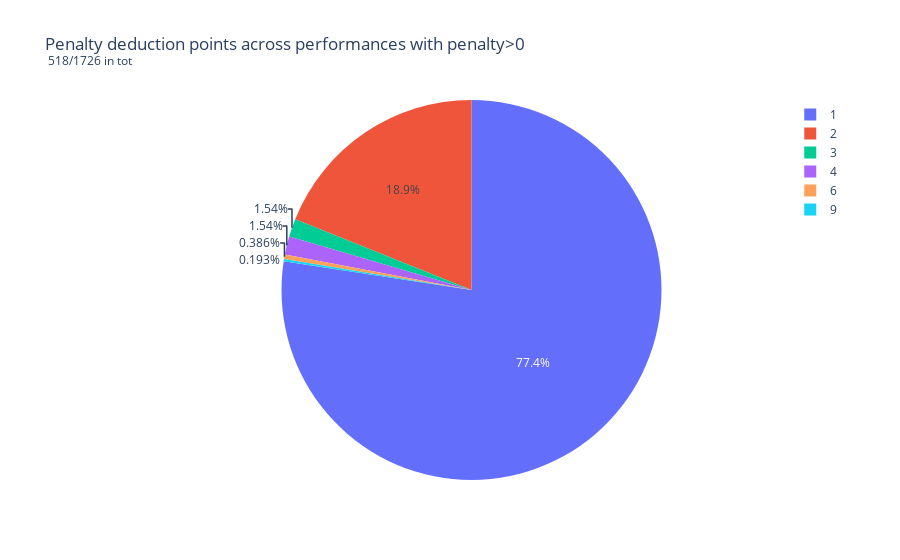

The cell this chart's notebook holds for it:
### Code cell
# Then group df1 by total_deductions and count the number of performances in each group:
df3 = df1.groupby('total_deductions').count()
df3 = df3.reset_index()
df3.columns = ['total_deductions', 'performance_count']
pie_df3 = px.pie(df3, values='performance_count', names='total_deductions', title='Penalty deduction points across performances with penalty>0 <br><sup> 518/1726 in tot </sup>')
pie_df3.show()

### Figure 1 — Plotly figure (JSON) as saved in the notebook; plotly's stock layout.template omitted (floating-point values rounded to 4 significant figures)
{"data": [{"domain": {"x": [0, 1], "y": [0, 1]}, "hovertemplate": "total_deductions=%{label}<br>performance_count=%{value}<extra></extra>", "labels": [1, 2, 3, 4, 6, 9], "legendgroup": "", "name": "", "showlegend": true, "type": "pie", "values": [401, 98, 8, 8, 2, 1]}], "layout": {"legend": {"tracegroupgap": 0}, "title": {"text": "Penalty deduction points across performances with penalty>0 <br><sup> 518/1726 in tot </sup>"}}}
